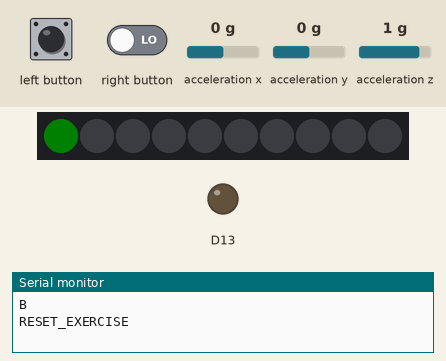
Simulated run of this sketch. Board: Adafruit Circuit Playground Express. Shown: 10 RGB LEDs in strip order, left to right, output pins drawn as LEDs (lit = HIGH), the last lines printed to the serial monitor. Inputs (shaded band) come from the test bench; at power-on: acceleration x 0 g, acceleration y 0 g, acceleration z 1 g. Dim RGB values are drawn brighter than linear.

Above: at 1.2 s.
1.3 s: left button pressed for 3.2 s
At 4.8 s:
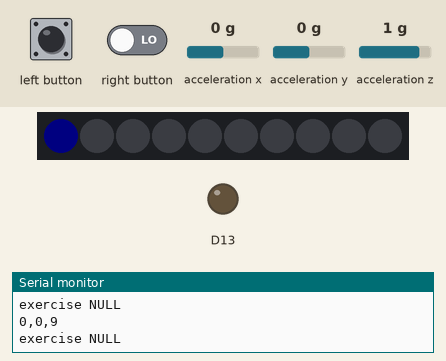
6.0 s: left button driven HIGH and right button driven HIGH
At 6.51 s:
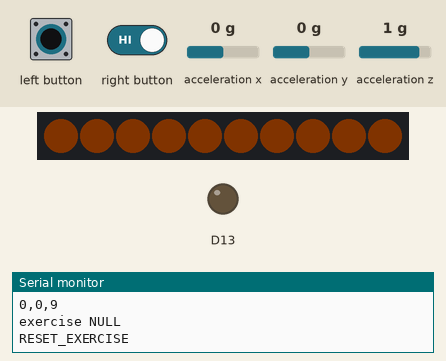
8.5 s: left button set LOW
At 11.4 s:
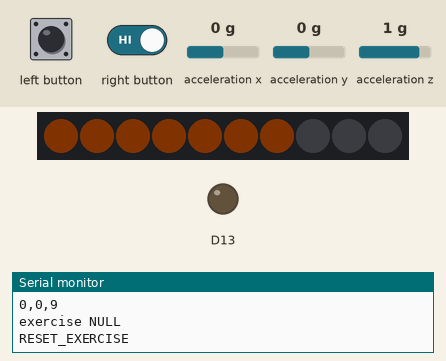
11.5 s: right button set LOW
13.0 s: left button set HIGH
At 21.0 s:
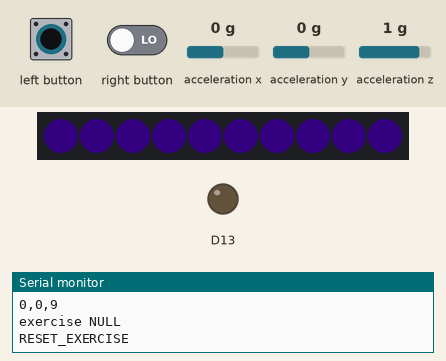

The sketch:

embedded_challenge.ino
```cpp
// Melissa Jacob - mrj310 - Embedded Challenge Fall 2020
// main file

#include <Adafruit_CircuitPlayground.h>
#include "embedded_challenge.h"
#include "functions.h"

// other (global) variables found in global.h
int i, j, k; // loop variables

sys_state sysState; // system state

// vars for exeercise tracking
int repetitionsRequired;  // the number of repetitions in each exercise
int repetitionsCompleted; // number of repetitions for currExercise

void setup() {
  Serial.begin(9600);
  // Instead of setting up individual timers, millis will be used to
  // determine if a certain time has passed
  CircuitPlayground.begin();
  CircuitPlayground.setBrightness(5);

  repetitionsRequired = 10; // default exercise length
  currExercise = 0;
 for (i = 0; i < 4; i++){
   exerciseArr[i] = NULL_EXERCISE;
 }
  // exerciseArr[0] = PUSH_UP;
  // exerciseArr[1] = SIT_UP;
  // exerciseArr[2] = SQUAT;
  // exerciseArr[3] = JUMPING_JACK;
  Serial.println("B");
  sysState = RESET_EXERCISE;

}

void loop() {
//updateDisplay_statusLEDs(READY_COLOR);
switch(sysState){
   case RESET_EXERCISE:
     Serial.println("RESET_EXERCISE");
     //currPercentChar = {0,0,0};
     debouncing = NONE;
     startTime = 0;
     currTime = 0;

     displayColor = OFF_COLOR;
     displayNum = 0;

     currAccel = NULL_ACCEL_AXES;
     prevAccel = NULL_ACCEL_AXES;
     measuredExercise = NULL_EXERCISE;

     exerciseArr[currExercise] = NULL_EXERCISE;
     repetitionsCompleted = 0;
     sampleCount = 0;

     sysState = READY;
     break;

   case READY:
     // Serial.println("READY");

     updateDisplay_statusLEDs(READY_COLOR);

     setCurrTime();
      //Serial.println(debouncing);
     if (checkRightDebounce() == 2) // if right debounce completed
       sysState = CHANGE_REPETITIONS;
     else if (checkLeftDebounce() == 2) // if left debounce completed
       sysState = MEASURING;
     // if debounce not completed and debounce time is up
     else if (debouncing && currTime >= debounce_time) {
       debouncing = NONE;
       startTime = 0;
     }
     break;

   case CHANGE_REPETITIONS:
     if((displayNum = (repetitionsRequired % 10)) == 0)
       displayNum = 10;

     if (repetitionsRequired <= 10)
       displayColor = ONES_COLOR;
     else if (repetitionsRequired <= 20)
       displayColor = TENS_COLOR;
     else if (repetitionsRequired <= 30)
       displayColor = TWENTIES_COLOR;
     else displayColor = THIRTIES_COLOR;

     updateDisplay_oneColor();
     setCurrTime();
     //Serial.println(debouncing);
     if ((checkLeftDebounce() == 2) && (repetitionsRequired < 40))
       repetitionsRequired++;
     else if ((checkRightDebounce() == 2) && (repetitionsRequired > 1))
       repetitionsRequired--;
     // if debounce not completed and debounce time is up
     else if (debouncing && (currTime >= debounce_time)) {
       debouncing = NONE;
       startTime = millis();
     }
     // if no debounce is happening & no buttons pressed for 4 seconds
     else if (!debouncing && (currTime >= four_sec_timeout)) {
       startTime = 0;
       sysState = READY;
     }
     break;

   case MEASURING:
     updateDisplay_statusLEDs(MEASURING_COLOR);
     setCurrTime();
     if (checkLeftDebounce() == 2)
       sysState = RESET_EXERCISE;
     else if (debouncing && (currTime >= debounce_time)){
       debouncing = NONE;
       startTime = 0;
     }
    else if (!debouncing) { // measure movement
      if (!startTime)
        startTime = millis();
      else if (currTime >= sample_time){
         getAcceleration();
         if (prevAccel != NULL_ACCEL_AXES){
          getExercise();
           Serial.print("exercise ");
           if(measuredExercise== NULL_EXERCISE)
              Serial.println("NULL");
           if(measuredExercise == PUSH_UP)
              Serial.println("PUSH_UP");
           if(measuredExercise == SIT_UP)
              Serial.println("SIT_UP");
           if(measuredExercise == SQUAT)
              Serial.println("SQUAT");
           if(measuredExercise == JUMPING_JACK)
              Serial.println("JUMPING_JACK");
          }
         prevAccel = currAccel;
         startTime = 0;
       }
       if (sampleCount == measuring_sample_size){
         exerciseArr[currExercise] = measuredExercise;
         repetitionsCompleted++;
         startTime = 0;
         sysState = EXERCISE_IN_PROGRESS;
       }
     }
     break;

   case EXERCISE_IN_PROGRESS:
     displayColor = exerciseArr[currExercise].color;
     displayNum = (repetitionsCompleted*10)/repetitionsRequired;
     updateDisplay_oneColor();

     setCurrTime();
     if (checkLeftDebounce() == 2)
       sysState = RESET_EXERCISE;
     else if (debouncing && (currTime >= debounce_time)){
       debouncing = NONE;
       startTime = 0;
     }
     else if (!debouncing) { // count movements
      if (!startTime)
        startTime = millis();
      else if (currTime >= sample_time){
        getAcceleration();
        getExercise();
        prevAccel = currAccel;
        startTime = 0;
       }
      if (sampleCount == in_progress_sample_size)
         repetitionsCompleted++;
      if (repetitionsCompleted == repetitionsRequired){
        currExercise++;
        startTime = millis();
        sysState = EXERCISE_COMPLETE;
       }
     }
     break;

   case EXERCISE_COMPLETE:
     displayColor = COMPLETE_COLOR;
     displayNum = 10;
     updateDisplay_oneColor();
     setCurrTime();
     if (currExercise == 4)
        sysState = ROUTINE_COMPLETE;
     if (currTime >= four_sec_timeout)
       sysState = RESET_EXERCISE;
     break;

   case ROUTINE_COMPLETE:
     updateDisplay_statusLEDs(COMPLETE_COLOR);
     break;
   }
}
```

functions.h
```cpp
// Melissa Jacob - mrj310 - Embedded Challenge Fall 2020
// function header

#ifndef FUNCTIONS_H
#define FUNCTIONS_H

#include "embedded_challenge.h"

// display the status LEDs
void updateDisplay_statusLEDs(neopixel_color statusColor);

// display a single color with varying number of LEDs on
void updateDisplay_oneColor();

// get current time. return millis() - start if start is not 0, else return 0
void setCurrTime();

// return 0 if can't debounce or not pressed, return 1 if in process, return 2 if complete
int checkLeftDebounce();
int checkRightDebounce();

void getAcceleration();
// void getCharacteristic();

void getExercise();
// void updatePercentChar();
accel_axes getAccelAvg();
int meetsThreshold(accel_axes avg, accel_axes thresh);

// operators
// int operator==(accel_characteristic a, accel_characteristic b);
// int operator!=(accel_characteristic a, accel_characteristic b);

// int operator==(percent_characteristic a, percent_characteristic b);
// int operator!=(percent_characteristic a, percent_characteristic b);
// int operator<=(percent_characteristic a, percent_characteristic b);
// int operator>=(percent_characteristic a, percent_characteristic b);

int operator==(accel_axes a, accel_axes b);
int operator!=(accel_axes a, accel_axes b);
int operator<=(accel_axes a, accel_axes b);
int operator>=(accel_axes a, accel_axes b);

int operator==(exercise a, exercise b);
int operator!=(exercise a, exercise b);

int operator==(neopixel_color a, neopixel_color b);
int operator!=(neopixel_color a, neopixel_color b);
#endif
```

functions.ino
```cpp
// Melissa Jacob - mrj310 - Embedded Challenge Fall 2020
// function definitions

#include <Adafruit_CircuitPlayground.h>
#include "functions.h"

#include "embedded_challenge.h"


// display the status LEDs
void updateDisplay_statusLEDs(neopixel_color statusColor) {
	int i;

	// Status LED
	CircuitPlayground.setPixelColor(0, statusColor.red, statusColor.green, statusColor.blue);

	// Exercise LED
	for (i = 1; i < 5; i++) {
		neopixel_color color = exerciseArr[i-1].color;
		CircuitPlayground.setPixelColor(i, color.red, color.green, color.blue);
	}
	// Remaining LEDs - turn off
	for (i = 5; i < 11; i++)
		CircuitPlayground.setPixelColor(i, 0, 0, 0);
}

// display a single color with varying number of LEDs on
void updateDisplay_oneColor(){
	int i;
	// LEDs with on values
	for (i = 0; i < displayNum; i++)
		CircuitPlayground.setPixelColor(i, displayColor.red, displayColor.green, displayColor.blue);
	// Remaining LEDs - turn off
	for (i = displayNum; i < 11; i++)
		CircuitPlayground.setPixelColor(i, 0, 0, 0);
}

void setCurrTime(){
	if (startTime) // start time not 0
		currTime = millis() - startTime;
	else currTime = 0;
}

int checkLeftDebounce(){
	if (CircuitPlayground.leftButton() && (debouncing != RIGHT)) {
		if (debouncing == NONE) { // begin debouncing left button
			startTime = millis();
			debouncing =  LEFT;
		} else if (debouncing && (currTime >= debounce_time)){ // debounce complete
			startTime = 0;
			debouncing= NONE;
			return 2;
		}
		return 1;
	}
	return 0;
}

int checkRightDebounce(){
	if (CircuitPlayground.rightButton() && (debouncing != LEFT)) {
		if (debouncing == NONE) { // begin debouncing left button
			startTime = millis();
			debouncing =  RIGHT;
		} else if (debouncing && (currTime >= debounce_time)){ // debounce complete
			startTime = 0;
			debouncing = NONE;
			return 2;
		}
		return 1;
	}
		// Serial.println("D");

	return 0;
}

void getAcceleration(){
	currAccel = ((accel_axes) {CircuitPlayground.motionX(), CircuitPlayground.motionY(), CircuitPlayground.motionZ()});
	// Serial.print(currAccel.x);
	// Serial.print(", ");
	// Serial.print(currAccel.y);
	// Serial.print(", ");
	// Serial.println(currAccel.z);
}

accel_axes getAccelAvg(){
	accel_axes res;
	res.x = (currAccel.x + prevAccel.x)/2;
	res.y = (currAccel.y + prevAccel.y)/2;
	res.z = (currAccel.z + prevAccel.z)/2;
	return res;
}

void getExercise(){
	// accel_axes average = getAccelAvg();
	// Serial.print("average: ");
	// Serial.print(average.x);
	// Serial.print(",");
	// Serial.print(average.y);
	// Serial.print(",");
	// Serial.println(average.z);
	//Serial.print("average: ");
	Serial.print(currAccel.x);
	Serial.print(",");
	Serial.print(currAccel.y);
	Serial.print(",");
	Serial.println(currAccel.z);
	exercise res;
	// if (average == NULL_ACCEL_AXES)
	// 	res = NULL_EXERCISE;
	// if (meetsThreshold(average, JUMPING_JACK_UP_THRESHOLD))
	// 	res = JUMPING_JACK;
	// else if (meetsThreshold(average, PUSH_UP_UP_THRESHOLD))
	// 	res = PUSH_UP;
	// else if (meetsThreshold(average, SQUAT_UP_THRESHOLD))
	// 	res = SQUAT;
	// else if (meetsThreshold(average, SIT_UP_UP_THRESHOLD))
	// 	res = SIT_UP;
	if (meetsThreshold(currAccel, JUMPING_JACK_THRESHOLD))
		res = JUMPING_JACK;
	else if (meetsThreshold(currAccel, PUSH_UP_THRESHOLD))
		res = PUSH_UP;
	else if (meetsThreshold(currAccel, SQUAT_THRESHOLD))
		res = SQUAT;
	else if (meetsThreshold(currAccel, SIT_UP_THRESHOLD))
		res = SIT_UP;
	else
		res = NULL_EXERCISE;

	// if (res != NULL_EXERCISE){
	// 	if (measuredExercise != NULL_EXERCISE)
	// 		sampleCount++;
	// if (sampleCount == measuring_sample_size)
	// if (measuredExercise != NULL_EXERCISE){
	// 	if (res == measuredExercise)
	// 		sampleCount++;
	// 	else if (sampleCount > 0)
	// 		sampleCount--;
	// 	else {
	// 		measuredExercise = NULL_EXERCISE;
	// 		sampleCount = 0;
	// 	}
	// }
	// else {// if (measuredExercise == NULL_EXERCISE){
	// 	measuredExercise = res;
	// 	sampleCount = 1;
	// }


	if (measuredExercise != NULL_EXERCISE && res == measuredExercise)
		sampleCount++;
	else if (res != NULL_EXERCISE) {
		measuredExercise = res;
		sampleCount = 1;
	}
	else {
		measuredExercise = NULL_EXERCISE;
		sampleCount = 0;
	}
}


int meetsThreshold(accel_axes a, accel_axes thresh){
	if (thresh.x > 0 && a.x < thresh.x)
		return 0;
	else if (thresh.x < 0 && a.x > thresh.x)
		return 0;
	if  (thresh.y > 0 && a.y < thresh.y)
		return 0;
	else if (thresh.y < 0 && a.y > thresh.y)
		return 0;
	if  (thresh.z > 0 && a.z < thresh.z)
		return 0;
	else if (thresh.z < 0 && a.z > thresh.z)
		return 0;
	return 1;
}


int operator==(accel_axes a, accel_axes b){
  if (a.x != b.x)
    return 0;
  if (a.y != b.y)
    return 0;
  if (a.z != b.z)
    return 0;
  return 1;
}
int operator!=(accel_axes a, accel_axes b){
  return !(a == b);
}
int operator<=(accel_axes a, accel_axes b){
	if (a.x > b.x)
		return 0;
	if (a.y > b.y)
		return 0;
	if (a.z > b.z)
		return 0;
	return 1;
}
int operator>=(accel_axes a, accel_axes b){
	if (a.x < b.x)
		return 0;
	if (a.y < b.y)
		return 0;
	if (a.z < b.z)
		return 0;
	return 1;
}

int operator==(exercise a, exercise b){
  if (a.threshold != b.threshold)
    return 0;
  // if (a.downThreshold != b.downThreshold)
  //   return 0;
  // if (a.constCount != b.constCount)
  // 	return 0;
  if (a.color != b.color)
    return 0;
  return 1;
}
int operator!=(exercise a, exercise b){
  return !(a == b);
}

int operator==(neopixel_color a, neopixel_color b){
  if (a.red != b.red)
    return 0;
  if (a.green != b.green)
    return 0;
  if (a.blue != b.blue)
    return 0;
  return 1;
}
int operator!=(neopixel_color a, neopixel_color b){
  return !(a == b);
}
```

embedded_challenge.h
```cpp
// Melissa Jacob - mrj310 - Embedded Challenge Fall 2020
// types setup
#ifndef TYPES_H
#define TYPES_H

/////////////////////////////////// STATE ///////////////////////////////////

// system state
typedef enum {RESET_EXERCISE, READY, CHANGE_REPETITIONS, MEASURING, EXERCISE_IN_PROGRESS, EXERCISE_COMPLETE, ROUTINE_COMPLETE} sys_state;


/////////////////////////////////// TIMING ///////////////////////////////////

#define two_sec_timeout 2000 // timeout in millis
#define four_sec_timeout 4000 // timeout in millis
#define debounce_time 200 // debounce time in millis

#define sample_time 20 // sample time in millis
#define measuring_sample_size 2
#define in_progress_sample_size 3

// debounce item
typedef enum {NONE, LEFT, RIGHT} debounce_input;

debounce_input debouncing;
long startTime;
long currTime;


/////////////////////////////////// COLORS ///////////////////////////////////

// Neopixel colors go from 0 to 255.

typedef struct { // RGB color information for a neopixel
	uint8_t red;
	uint8_t green;
	uint8_t blue;
} neopixel_color;

// LED off
#define OFF_COLOR ((neopixel_color) {0,0,0})

// color definitions
#define RED ((neopixel_color) {255, 0, 0})
#define ORANGE ((neopixel_color) {255, 125, 0})
#define YELLOW ((neopixel_color) {255, 255 , 0})
#define GREEN ((neopixel_color) {0, 255 , 0})
#define CYAN ((neopixel_color) {0, 255, 255})
#define BLUE ((neopixel_color) {0, 0, 255})
#define PURPLE ((neopixel_color) {100, 0, 255})
#define PINK ((neopixel_color) {255, 0, 100})
#define WHITE ((neopixel_color) {255, 255, 255})

// Status LED color definitions
#define RESET_COLOR ((neopixel_color) YELLOW)
#define READY_COLOR ((neopixel_color) GREEN)
#define MEASURING_COLOR ((neopixel_color) BLUE)
#define COMPLETE_COLOR ((neopixel_color) WHITE)

// Exercise color definitions
#define SIT_UP_COLOR ((neopixel_color) ORANGE)
#define PUSH_UP_COLOR ((neopixel_color) RED)
#define JUMPING_JACK_COLOR ((neopixel_color) CYAN)
#define SQUAT_COLOR ((neopixel_color) PINK)

// Repetition count level color definitions
#define ONES_COLOR ORANGE
#define TENS_COLOR YELLOW
#define TWENTIES_COLOR CYAN
#define THIRTIES_COLOR PURPLE

// display vars for exercise percentage and repetition select
neopixel_color displayColor; 	// current display color
int displayNum;	// number of pixels on

////////////////////////////// ACCELERATION //////////////////////////////

// acceleration struct
typedef struct {
	int x;
	int y;
	int z;
} accel_axes;

#define NULL_ACCEL_AXES ((accel_axes) {0,0,0})

#define SIT_UP_THRESHOLD ((accel_axes) {8, -1, 5})
// #define SIT_UP_UP_THRESHOLD ((accel_axes) {3, 6, 5})
// #define SIT_UP_ACCEL_TOP  ((accel_axes) {0, -4, 9})
// #define SIT_UP_ACCEL_BOTTOM ((accel_axes) {0, 6,7})

// #define PUSH_UP_UP_THRESHOLD ((accel_axes) {-7, -3, 0})
#define PUSH_UP_THRESHOLD ((accel_axes) {-6, -3, -1})
// #define PUSH_UP_ACCEL_TOP ((accel_axes) {-4,-8,-2})
// #define PUSH_UP_ACCEL_BOTTOM ((accel_axes) {-8,0,0})

// #define SQUAT_UP_THRESHOLD ((accel_axes) {2, -7, 5})
#define SQUAT_THRESHOLD ((accel_axes) {-1, -6, 6})
// #define SQUAT_ACCEL_TOP ((accel_axes) {0,-5,6})
// #define SQUAT_ACCEL_BOTTOM ((accel_axes) {0,-5,6})

#define JUMPING_JACK_THRESHOLD ((accel_axes) {-5, -11, 6})
// #define JUMPING_JACK_DOWN_THRESHOLD ((accel_axes) {-4, -10, 5})
// #define JUMPING_JACK_ACCEL_TOP ((accel_axes) {-2, 4, 8})
// #define JUMPING_JACK_ACCEL_BOTTOM ((accel_axes) {0, -9, 1})


// acceleration variables
accel_axes currAccel;
accel_axes prevAccel;

////////////////////////////// EXERCISE //////////////////////////////

typedef struct {
	accel_axes threshold;
	// accel_axes downThreshold;
	neopixel_color color;
} exercise;


#define NULL_EXERCISE ((exercise) {{0,0,0}, OFF_COLOR})

#define SIT_UP ((exercise) {SIT_UP_THRESHOLD, SIT_UP_COLOR})
#define PUSH_UP ((exercise) {PUSH_UP_THRESHOLD, PUSH_UP_COLOR})
#define SQUAT ((exercise) {SQUAT_THRESHOLD, SQUAT_COLOR})
#define JUMPING_JACK ((exercise) {JUMPING_JACK_THRESHOLD, JUMPING_JACK_COLOR})

exercise measuredExercise;
int sampleCount;

exercise exerciseArr[4]; // colors of completed exercises
int currExercise; // number of completed exercises


#endif
```

Measured:
- after the input at 1.3 s, the LEDs: change after 0.21 s (image 1)
- after the input at 6.0 s, the LEDs: first change after 0.21 s (image 2 shows a later state)
- after the input at 8.5 s, the LEDs: first change after 0.39 s (image 3 shows a later state)
- after the input at 11.5 s, every drawn part: stays the same
- after the input at 13.0 s, the LEDs: first change after 0.21 s (image 4 shows a later state)
